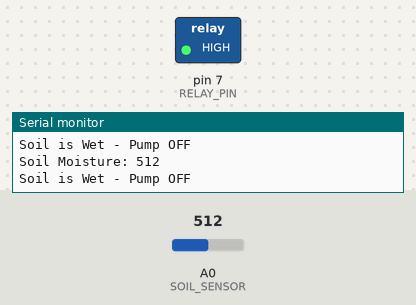
This sketch was run on a simulated Arduino Uno, built with avr-gcc and run on an emulated ATmega328P. Shown: switched loads named in the sketch (green lamp = pin HIGH), the last lines printed to the serial monitor. The test bench sets the inputs (shaded band); at power-on: A0 (SOIL_SENSOR) = 512.

Above: at 1.8 s.
1.9 s: A0 (SOIL_SENSOR) set to 587
3.4 s: A0 (SOIL_SENSOR) set to 608
At 4.6 s:
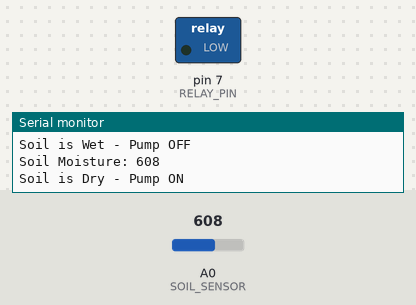
5.5 s: A0 (SOIL_SENSOR) set to 590
At 7.2 s:
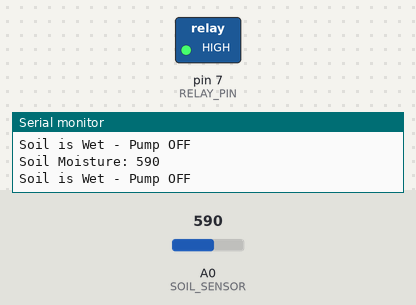
7.5 s: A0 (SOIL_SENSOR) set to 610
At 8.9 s:
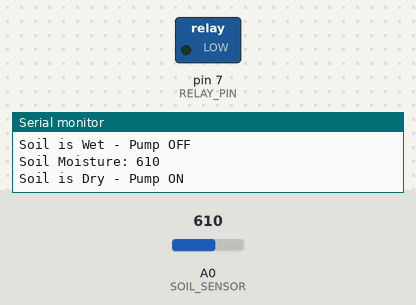
Timing chart, 0 to 10.5 s (numbered marks = the images above; inputs shaded):
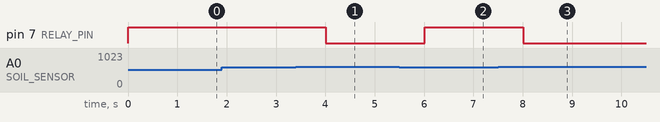

Measured:
- the behaviour switches between 600 and 601 on A0 (SOIL_SENSOR) (found by bisection; images 0 and 1)
- after the input at 3.4 s, pin 7 (RELAY_PIN): HIGH → LOW after 0.61 s
- after the input at 5.5 s, pin 7 (RELAY_PIN): LOW → HIGH after 0.51 s
- after the input at 7.5 s, pin 7 (RELAY_PIN): HIGH → LOW after 0.52 s

The sketch:

Smart-Soil-Irrigation.ino
```cpp
const int SOIL_SENSOR = A0;
const int RELAY_PIN = 7;

int moistureValue = 0;

// Adjust this after testing your sensor
const int DRY_THRESHOLD = 600;

void setup() {
  Serial.begin(9600);

  pinMode(SOIL_SENSOR, INPUT);
  pinMode(RELAY_PIN, OUTPUT);

  // Assumes active LOW relay module
  digitalWrite(RELAY_PIN, HIGH);

  Serial.println("Smart Soil Irrigation Started");
}

void loop() {
  moistureValue = analogRead(SOIL_SENSOR);

  Serial.print("Soil Moisture: ");
  Serial.println(moistureValue);

  if (moistureValue > DRY_THRESHOLD) {
    digitalWrite(RELAY_PIN, LOW);
    Serial.println("Soil is Dry - Pump ON");
  }
  else {
    digitalWrite(RELAY_PIN, HIGH);
    Serial.println("Soil is Wet - Pump OFF");
  }

  delay(1000);
}
```
